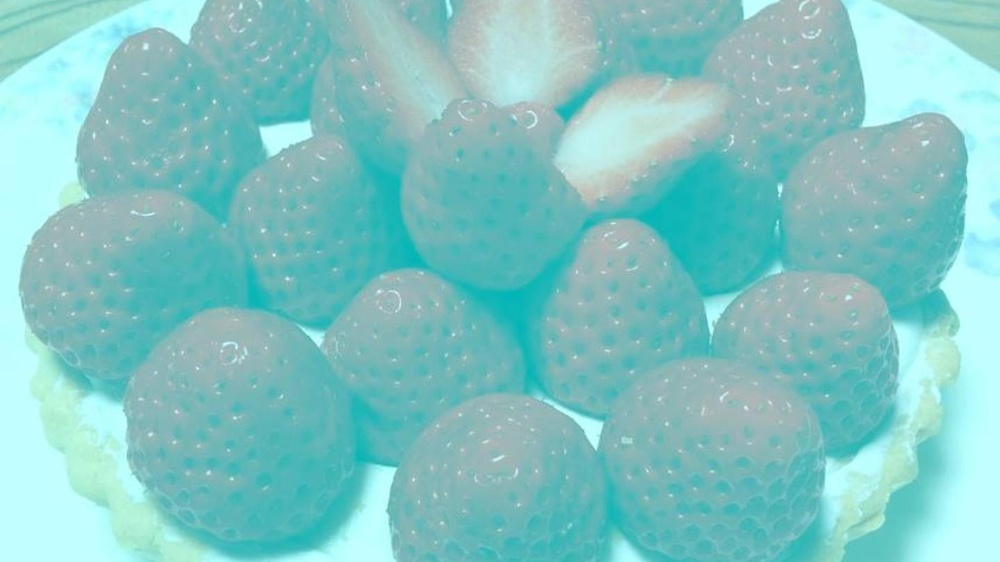
//> input picture colormap/is_it_red.jpeg, 1000 x 562 px, shrunk from 1440 x 809 before the run
$ ./colormap is_it_red.jpeg   (built with g++ and OpenCV 4)
//> lines starting //> are read from the running program, lines starting //| are printed output that depends on the picture
#include <cv.h>
#include <highgui.h>
#include <stdio.h>

using namespace cv;

int main(int argc, char** argv)
{
   Mat src, dst[3];

   src = imread(argv[1], CV_LOAD_IMAGE_COLOR);
//> src is the input picture: 562 rows x 1000 cols, CV_8UC3; mean B, G, R 196.6, 197.9, 128.7

   split(src, dst);
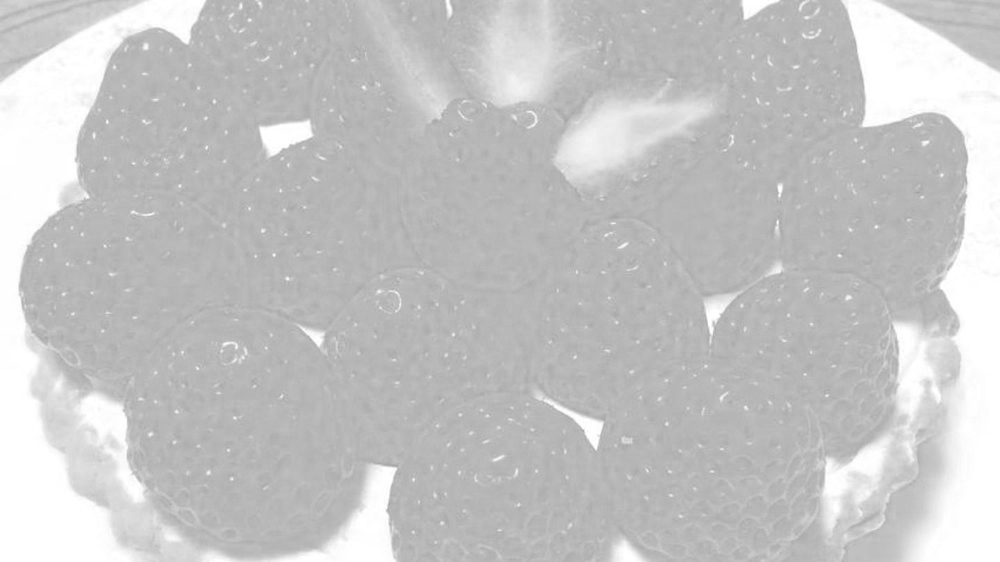
//> dst[0]: 562 rows x 1000 cols, CV_8UC1; min 161, max 255, mean 196.6
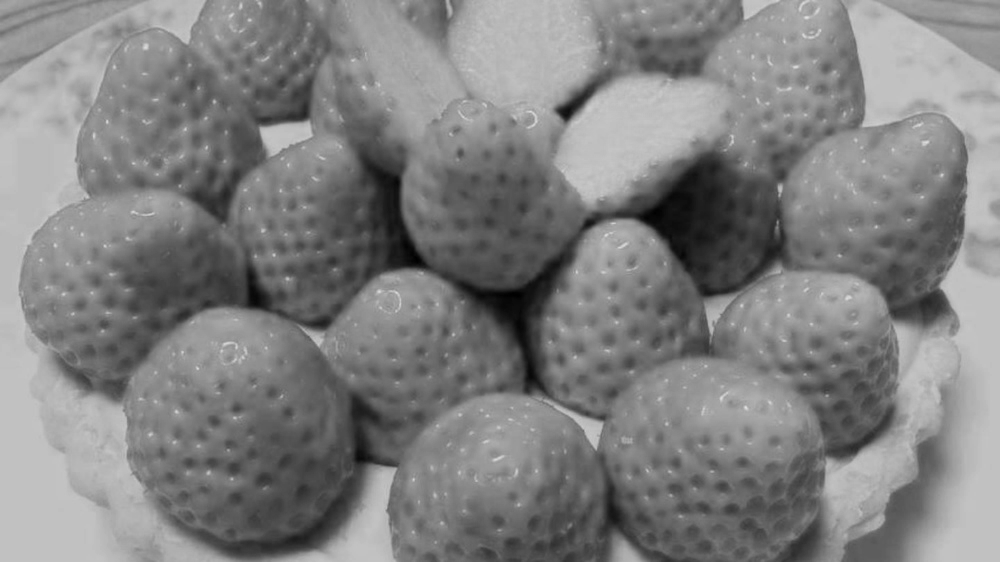
//> dst[2]: 562 rows x 1000 cols, CV_8UC1; min 0, max 225, mean 128.7

   imwrite("blue.jpeg" , dst[0]);
   imwrite("green.jpeg", dst[1]);
   imwrite("red.jpeg",  dst[2]);

   return 0;
}
